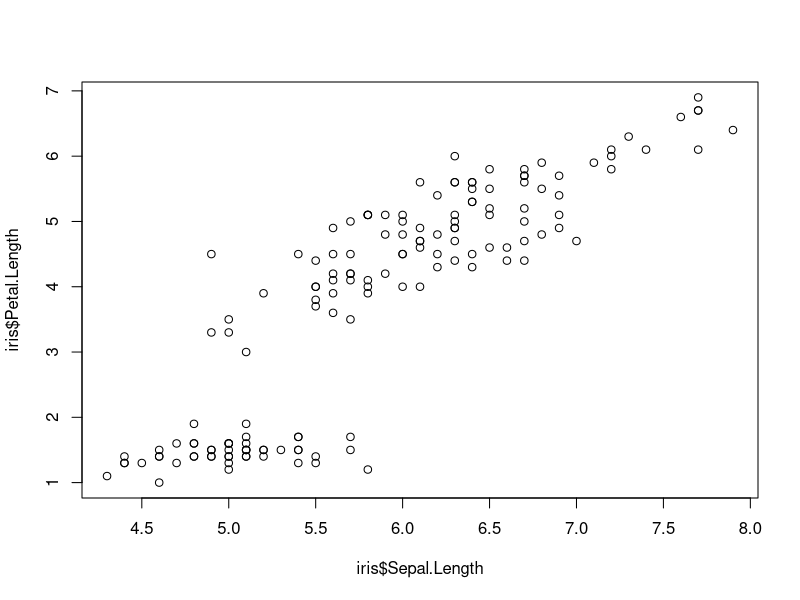
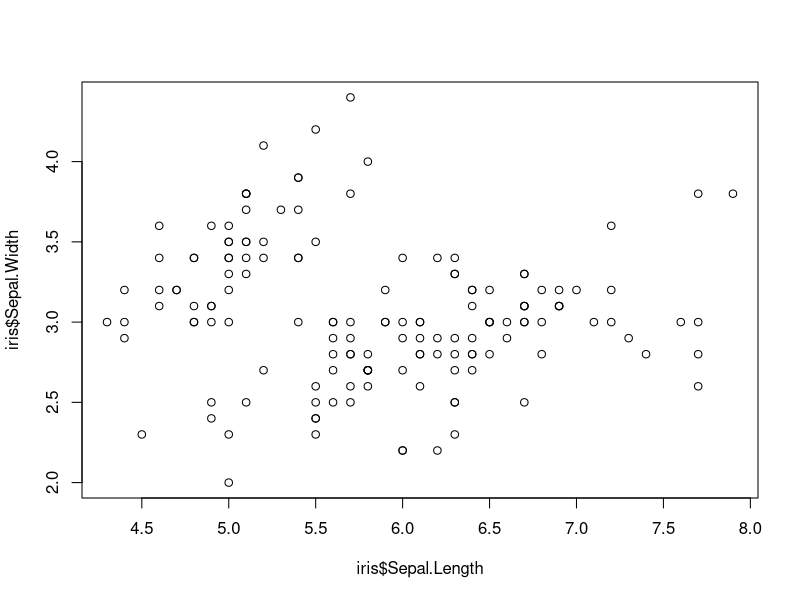

Source code (R) for these figures, in order:
## ---- chunk 1

library(psych)
data("bfi")
summary(bfi) # Função do Psych que mostra informações úteis

## ---- chunk 2

# library(psych)
data(iris3)
iris
# Descrição para saber com o que estamos lidando
summary(iris) # Função do Psych que mostra informações úteis

# Plotando variáveis para saber se verificar uma relação linear faz algum sentido

plot(iris$Sepal.Length, iris$Petal.Length)  # Razoavelmente linear
plot(iris$Sepal.Length, iris$Sepal.Width)   # Não linear

fit <- lm(Sepal.Length ~ Sepal.Length, data = iris)
